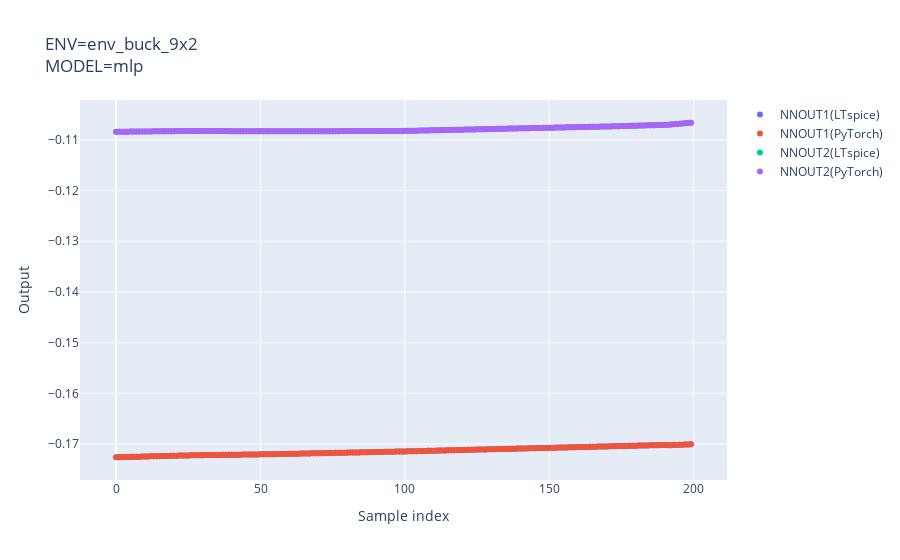

Write notebook code for a chart like this one.
### Markdown cell above
---
## Execution

### Code cell
ENV_NAME = "env_buck_9x2"
MODEL_NAME = "mlp"
PY_FILENAME = ENV_NAME + '_' + MODEL_NAME     # output python file name
SP_FILENAME = ENV_NAME + '_' + MODEL_NAME     # output ltspice subcircuit name
actor = step1()
actions, actions_py = step2(actor)
step3(actions, actions_py)

### Figure 1 — Plotly figure (JSON) as saved in the notebook; plotly's stock layout.template omitted (floating-point values rounded to 4 significant figures; data arrays with more than 128 entries replaced by an {"elided": "..."} marker saying what was removed)
{"data": [{"mode": "markers", "name": "NNOUT1(LTspice)", "type": "scatter", "x": {"elided": "200 int values"}, "y": {"elided": "200 float values"}}, {"mode": "markers", "name": "NNOUT1(PyTorch)", "type": "scatter", "x": {"elided": "200 int values"}, "y": {"elided": "200 float values"}}, {"mode": "markers", "name": "NNOUT2(LTspice)", "type": "scatter", "x": {"elided": "200 int values"}, "y": {"elided": "200 float values"}}, {"mode": "markers", "name": "NNOUT2(PyTorch)", "type": "scatter", "x": {"elided": "200 int values"}, "y": {"elided": "200 float values"}}], "layout": {"title": {"text": "ENV=env_buck_9x2<br>MODEL=mlp"}, "xaxis": {"title": {"text": "Sample index"}}, "yaxis": {"title": {"text": "Output"}}}}
